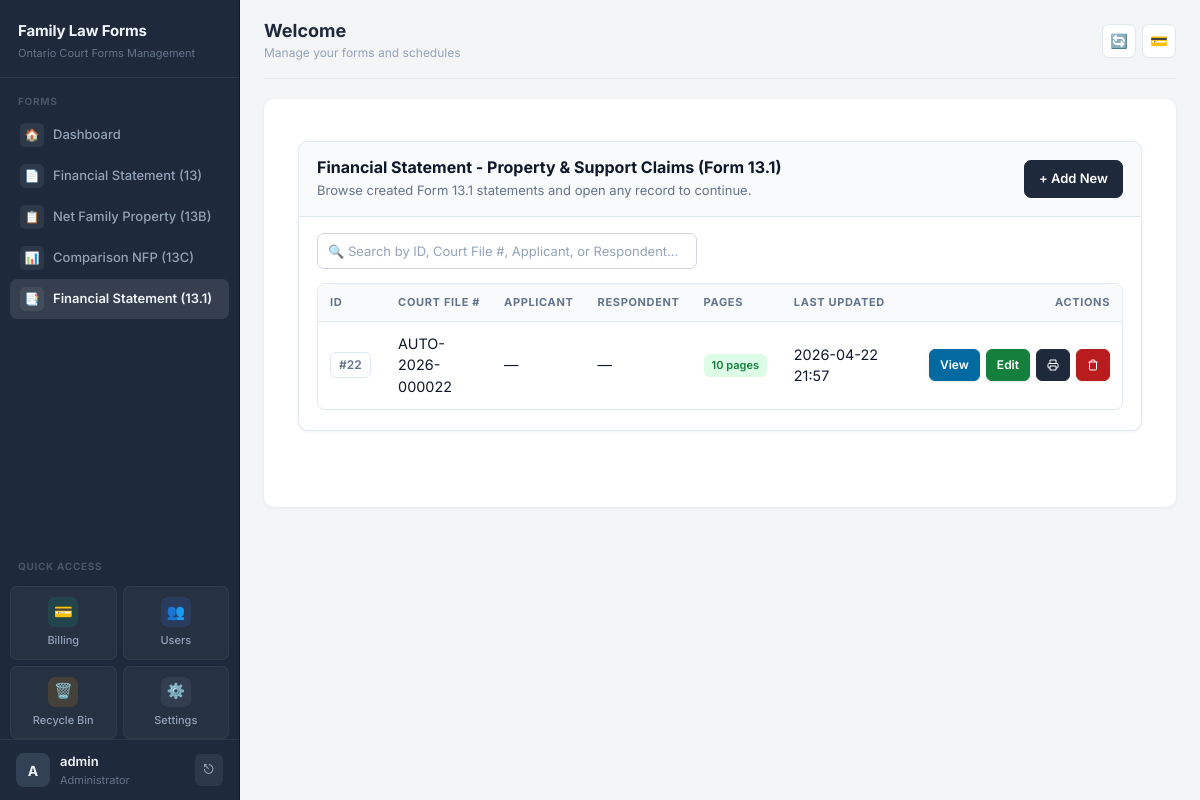
Page /forms/financial-statement-131/list/ (signed in) on the earlier database version.
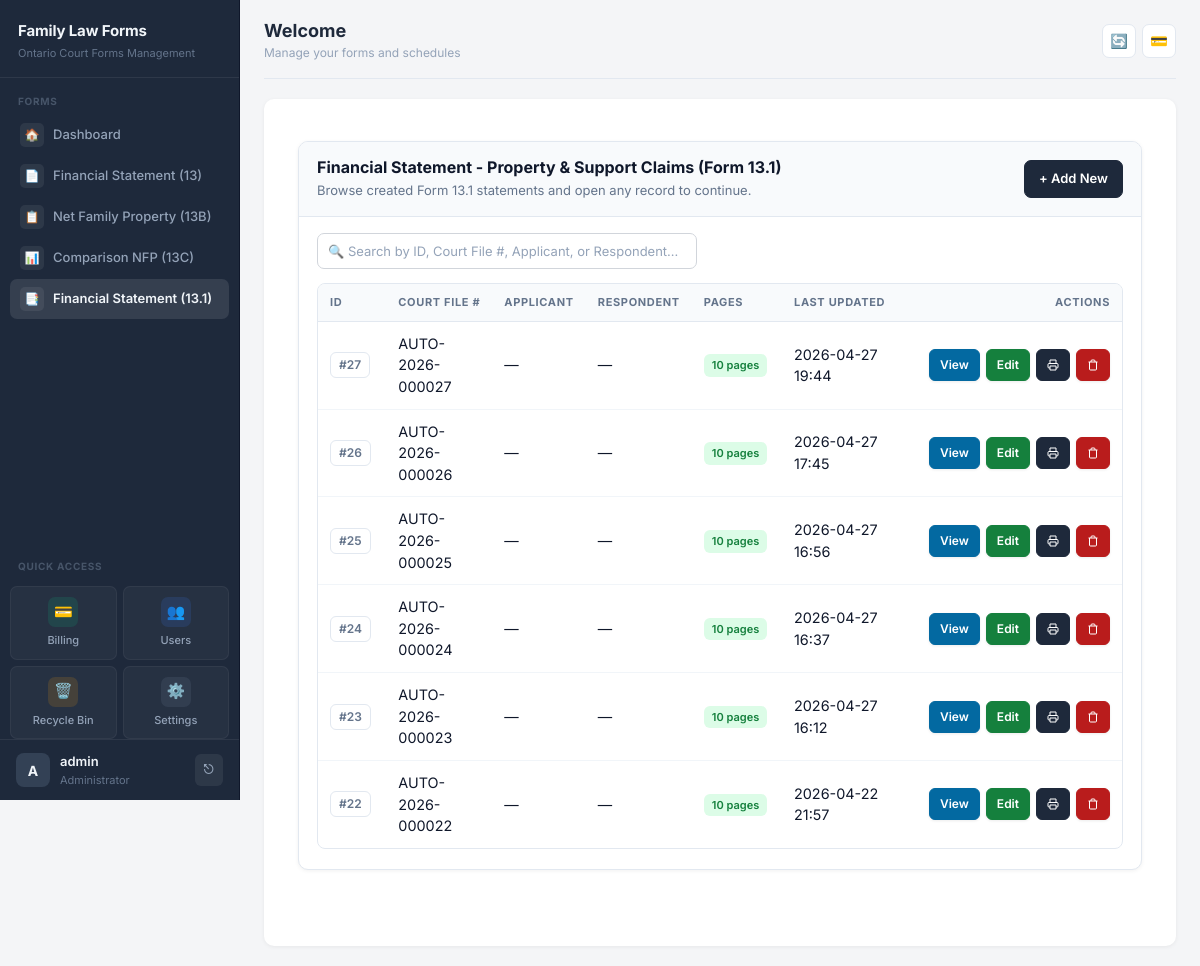
Same page on the later database version.
### forms/models.py (models this page shows, shortened)
class SoftDeleteMixin(models.Model):
    is_deleted = models.BooleanField(default=False)
    deleted_at = models.DateTimeField(null=True, blank=True)
    objects = SoftDeleteManager()
    all_objects = AllObjectsManager()
    deleted_objects = DeletedObjectsManager()
    class Meta:
        abstract = True

class Form131FinancialStatement(SoftDeleteMixin, models.Model):
    court_file_number = models.CharField(max_length=100, blank=True, null=True)
    applicant_name = models.CharField(max_length=255, blank=True, null=True)
    respondent_name = models.CharField(max_length=255, blank=True, null=True)
    draft = models.JSONField(blank=True, null=True)
    created_at = models.DateTimeField(auto_now_add=True)
    updated_at = models.DateTimeField(auto_now=True)
    class Meta:
        ordering = ["-updated_at", "-created_at"]

### forms/views.py (the view)
# urls.py: path('financial-statement-131/list/', views.financial_statement_131_list, name='financial_statement_131_list'),
@login_required
def financial_statement_131_list(request):
    from .models import Form131FinancialStatement
    statements = Form131FinancialStatement.objects.filter(is_deleted=False).order_by('-updated_at')
    return render(request, "forms/financial_statement_131_list.html", {"statements": statements})

### forms/models.py (called while the page is built)
    def get_queryset(self):
        return super().get_queryset().filter(is_deleted=False)

### users/context_processors.py (called while the page is built, shortened)
def user_permissions(request):
    context = {
        'user_modules': {},
        'user_permissions': {},
    }
    if not request.user.is_authenticated:
        return context
    if request.user.is_superuser:
        modules = Module.objects.filter(is_active=True)
        context['user_modules'] = {m.code: True for m in modules}
        context['user_permissions'] = {
            m.code: {
                'view': True,
                'create': True,
                'edit': True,
                'delete': True,
                'print': True,
                'export': True,
            } for m in modules
        }
        return context

### forms/templates/forms/financial_statement_131_list.html (shortened to what this page needs)
{% extends 'base.html' %}
{% block content %}
<div class="page-wrap">
  <div class="shell">
    <div class="header">
      <div class="title-block">
        <h2>Financial Statement - Property & Support Claims (Form 13.1)</h2>
        <p>Browse created Form 13.1 statements and open any record to continue.</p>
      </div>
      <a class="btn-modern btn-primary-modern" href="{% url 'financial_statement_131_page1_new' %}">
        + Add New
      </a>
    </div>
    <div class="content">
      <div class="search-box">
        <input type="text" class="search-input" id="searchInput" placeholder="🔍 Search by ID, Court File #, Applicant, or Respondent...">
      </div>
      <div class="table-shell">
        <div class="table-responsive">
          <table class="modern">
            <thead>
              <tr>
                <th style="width:80px;">ID</th>
                <th>Court File #</th>
                <th>Applicant</th>
                <th>Respondent</th>
                <th style="width:100px;">Pages</th>
                <th style="width:190px;">Last Updated</th>
                <th style="width:220px; text-align:right;">Actions</th>
              </tr>
            </thead>
            <tbody>
              {% for s in statements %}
              <tr>
                <td><span class="chip">#{{ s.id }}</span></td>
                <td>{{ s.court_file_number|default:"—" }}</td>
                <td>{{ s.applicant_name|default:"—" }}</td>
                <td>{{ s.respondent_name|default:"—" }}</td>
                <td><span class="badge-pages">10 pages</span></td>
                <td>{{ s.updated_at|date:'Y-m-d H:i' }}</td>
                <td>
                  <div class="actions">
                    <a class="btn-mini btn-info-modern" href="{% url 'financial_statement_131_view' s.id %}">View</a>
                    <a class="btn-mini btn-edit-modern" href="{% url 'financial_statement_131_page1' s.id %}">Edit</a>
                    <a class="btn-mini btn-modern" href="{% url 'financial_statement_131_print' s.id %}" target="_blank"><svg width="12" height="12" fill="none" stroke="currentColor" stroke-width="2" viewBox="0 0 24 24" style="vertical-align: -1px;"><path d="M6 9V2h12v7M6 18H4a2 2 0 01-2-2v-5a2 2 0 012-2h16a2 2 0 012 2v5a2 2 0 01-2 2h-2M6 14h12v8H6z"/></svg></a>
                    {% if request.user.is_staff or request.user.is_superuser %}
                    <a class="btn-mini btn-delete-modern" href="{% url 'financial_statement_131_delete' s.id %}"><svg width="12" height="12" fill="none" stroke="currentColor" stroke-width="2" viewBox="0 0 24 24" style="vertical-align: -1px;"><path d="M3 6h18M19 6v14a2 2 0 01-2 2H7a2 2 0 01-2-2V6m3 0V4a2 2 0 012-2h4a2 2 0 012 2v2"/></svg></a>
                    {% endif %}
                  </div>
                </td>
              </tr>
              {% empty %}
              <tr>
                <td colspan="7" class="empty">No Form 13.1 statements found. Click "+ Add New" to create one.</td>
              </tr>
              {% endfor %}
            </tbody>
          </table>
        </div>
      </div>
    </div>
  </div>
</div>
{% endblock %}

Differences in the rows shown:
added Form131FinancialStatement: id "27", court_file_number "AUTO-2026-000027", applicant_name "—", respondent_name "—", updated_at "2026-04-27 19:44"
added Form131FinancialStatement: id "26", court_file_number "AUTO-2026-000026", applicant_name "—", respondent_name "—", updated_at "2026-04-27 17:45"
added Form131FinancialStatement: id "25", court_file_number "AUTO-2026-000025", applicant_name "—", respondent_name "—", updated_at "2026-04-27 16:56"
added Form131FinancialStatement: id "24", court_file_number "AUTO-2026-000024", applicant_name "—", respondent_name "—", updated_at "2026-04-27 16:37"
added Form131FinancialStatement: id "23", court_file_number "AUTO-2026-000023", applicant_name "—", respondent_name "—", updated_at "2026-04-27 16:12"
